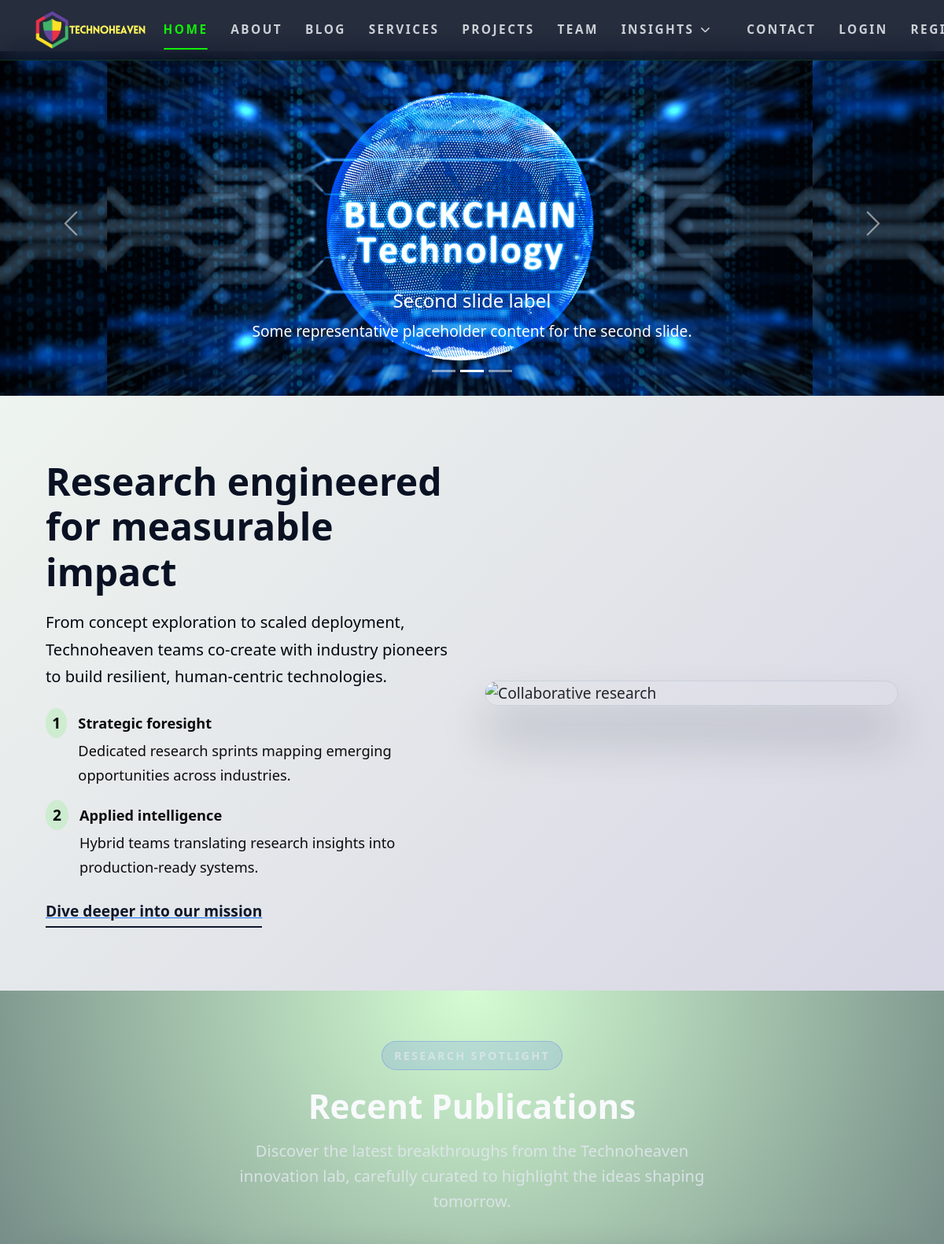
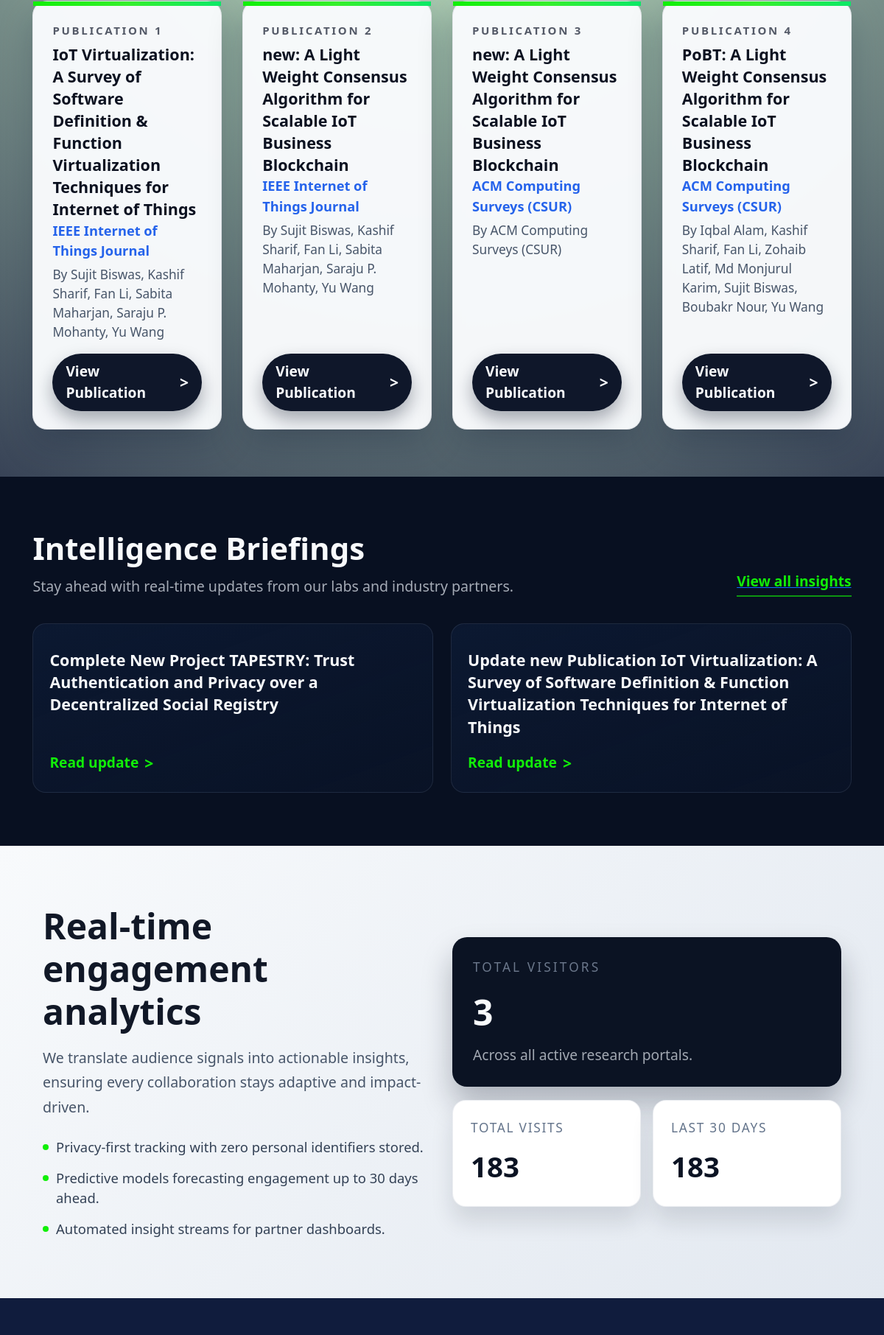
The page / (upper part) on the database its author committed (2 pictures, top to bottom).
### publication_project/models.py (models this page shows, shortened)
class Publication(models.Model):
    id = models.AutoField(auto_created=True, primary_key=True, serialize=False, verbose_name="ID")
    title = models.CharField(max_length=300)
    author = models.TextField()
    pages = models.CharField(max_length=255, blank=True, null=True)
    journal = models.TextField()
    cited_by = models.CharField(max_length=50)
    year = models.IntegerField()
    link = models.URLField()

### message/models.py (models this page shows, shortened)
class News(models.Model):
    date = models.CharField(max_length=200)
    news_title = models.TextField(max_length=200)
    link = models.URLField()

### reapp/views.py (the view)
# urls.py: 2. Add a URL to urlpatterns:  path('', views.home, name='home')
def home(request):
    x_forwarded_for = request.META.get('HTTP_X_FORWARDED_FOR')
    public_ip = x_forwarded_for.split(',')[0] if x_forwarded_for else request.META.get('REMOTE_ADDR')
    private_ip = request.META.get('REMOTE_ADDR')
    user_agent = request.META.get('HTTP_USER_AGENT', '')
    visitor, created = Visitor.objects.get_or_create(user_agent=user_agent)
    if created:
        visitor.ip_address = public_ip
        visitor.private_ip = private_ip
        visitor.update_location()
        visitor.visit_count = 1  # Set initial visit count to 1
        visitor.last_visit = timezone.now()  # Set the last visit time
    else:
        visitor.visit_count += 1
        visitor.last_visit = timezone.now()
    visitor.save()  # Save changes to the database
    total_visitors = Visitor.objects.count()
    total_visits = Visitor.objects.aggregate(total=Sum('visit_count'))['total']
    one_month_ago = timezone.now() - timedelta(days=30)
    last_month_visits = Visitor.objects.filter(last_visit__gte=one_month_ago).aggregate(
        total=Sum('visit_count')
    )['total']
    publications = Publication.objects.all().order_by('-id')
    news = News.objects.all()
    data = {
        'publications': publications,
        'news': news,
        'total_visitors': total_visitors,
        'total_visits': total_visits,
        'last_month_visits': last_month_visits,
    }
    return render(request, 'index.html', data)

### visitors_details/models.py (called while the page is built)
    def update_location(self):
        if not self.ip_address:
            return
        url = f"http://ip-api.com/json/{self.ip_address}"
        try:
            response = requests.get(url)
            if response.status_code == 200:
                data = response.json()
                if data['status'] == 'fail':
                    self.city = "Unknown"
                    self.country = "Unknown"
                else:
                    self.city = data.get("city", "Unknown")
                    self.country = data.get("country", "Unknown")
        except requests.RequestException:
            self.city = "Unknown"
            self.country = "Unknown"

### templates/index.html (shortened to what this page needs)
{% extends 'base.html' %}
{% load static %}
{% block content %}
<div class="container" style="height: 65px"></div>
    <div id="carouselExampleCaptions" class="carousel slide" data-bs-ride="false" style="max-height: 650px; overflow: hidden;">
    <div class="carousel-indicators">
        <button type="button" data-bs-target="#carouselExampleCaptions" data-bs-slide-to="0" class="active"
            aria-current="true" aria-label="Slide 1"></button>
        <button type="button" data-bs-target="#carouselExampleCaptions" data-bs-slide-to="1"
            aria-label="Slide 2"></button>
        <button type="button" data-bs-target="#carouselExampleCaptions" data-bs-slide-to="2"
            aria-label="Slide 3"></button>
    </div>
    <div class="carousel-inner">
        <div class="carousel-item">
            <img src="{% static 'images/ha1.png' %}" class="d-block w-100 h-75" alt="...">
            <div class="carousel-caption d-none d-md-block">
                <h5>Second slide label</h5>
                <p>Some representative placeholder content for the second slide.</p>
            </div>
        </div>
    </div>
    <button class="carousel-control-prev" type="button" data-bs-target="#carouselExampleCaptions"
        data-bs-slide="prev">
        <span class="carousel-control-prev-icon" aria-hidden="true"></span>
    </button>
    <button class="carousel-control-next" type="button" data-bs-target="#carouselExampleCaptions"
        data-bs-slide="next">
        <span class="carousel-control-next-icon" aria-hidden="true"></span>
    </button>
</div>
<section class="about-snapshot background--gray">
    <div class="container about-snapshot__grid">
        <div class="about-snapshot__copy">
            <h2>Research engineered for measurable impact</h2>
            <p>From concept exploration to scaled deployment, Technoheaven teams co-create with industry pioneers to build resilient, human-centric technologies.</p>
            <div class="about-snapshot__list">
                <div class="about-snapshot__item">
                    <span>1</span>
                    <div>
                        <p class="about-snapshot__item-title">Strategic foresight</p>
                        <p>Dedicated research sprints mapping emerging opportunities across industries.</p>
                    </div>
                </div>
                <div class="about-snapshot__item">
                    <span>2</span>
                    <div>
                        <p class="about-snapshot__item-title">Applied intelligence</p>
                        <p>Hybrid teams translating research insights into production-ready systems.</p>
                    </div>
                </div>
            </div>
            <a class="link-underline" href="{% url 'about' %}">Dive deeper into our mission</a>
        </div>
        <div class="about-snapshot__media">
            <img src="{% static 'images/home_ab.svg' %}" alt="Collaborative research">
        </div>
    </div>
</section>
{% with publications|slice:":4" as recent_publications %}
{% if recent_publications %}
<section class="recent-publications">
    <div class="container">
        <div class="section-heading">
            <span class="eyebrow">Research Spotlight</span>
            <h2>Recent Publications</h2>
            <p>Discover the latest breakthroughs from the Technoheaven innovation lab, carefully curated to highlight the ideas shaping tomorrow.</p>
        </div>
        <ul class="recent-publications__grid">
            {% for publication in recent_publications %}
            <li class="recent-publications__card">
                <span class="recent-publications__accent"></span>
                <div class="recent-publications__content">
                    <p class="recent-publications__index">Publication {{ forloop.counter }}</p>
                    <h3>{{ publication.title }}</h3>
                    <p class="recent-publications__journal">{{ publication.journal }}</p>
                    {% if publication.author %}
                    <p class="recent-publications__author">By {{ publication.author }}</p>
                    {% endif %}
                </div>
                {% if publication.link %}
                <a class="btn-pill btn-pill--dark" href="{{ publication.link }}" target="_blank" rel="noopener">View Publication<span>&gt;</span></a>
                {% endif %}
            </li>
            {% endfor %}
        </ul>
    </div>
</section>
{% endif %}
{% endwith %}
<section class="insights">
    <div class="container">
        <div class="insights__header">
            <div>
                <h2>Intelligence Briefings</h2>
                <p>Stay ahead with real-time updates from our labs and industry partners.</p>
            </div>
            <a class="link-underline link-underline--accent" href="{% url 'blog_list' %}">View all insights</a>
        </div>
        <div class="insights__grid">
            {% for single_news in news|slice:":3" %}
            <article class="insights__card">
                <div>
                    <h3>{{ single_news.news_title }}</h3>
                </div>
                <a class="insights__link" href="{{ single_news.link }}">Read update<span>&gt;</span></a>
            </article>
            {% empty %}
            <div class="insights__empty">No news available at the moment. Check back soon.</div>
            {% endfor %}
        </div>
    </div>
</section>
<section class="analytics">
    <div class="container analytics__grid">
        <div class="analytics__copy">
            <h2>Real-time engagement analytics</h2>
            <p>We translate audience signals into actionable insights, ensuring every collaboration stays adaptive and impact-driven.</p>
            <ul class="analytics__list">
                <li>Privacy-first tracking with zero personal identifiers stored.</li>
                <li>Predictive models forecasting engagement up to 30 days ahead.</li>
                <li>Automated insight streams for partner dashboards.</li>
            </ul>
        </div>
        <div class="analytics__stats">
            <div class="analytics__highlight">
                <p class="analytics__label">Total visitors</p>
                <p class="analytics__value">{{ total_visitors }}</p>
                <p class="analytics__caption">Across all active research portals.</p>
            </div>
            <div class="analytics__breakdown">
                <div class="analytics__tile">
                    <p class="analytics__tile-label">Total visits</p>
                    <p class="analytics__tile-value">{{ total_visits }}</p>
                </div>
                <div class="analytics__tile">
                    <p class="analytics__tile-label">Last 30 days</p>
                    <p class="analytics__tile-value">{{ last_month_visits }}</p>
                </div>
            </div>
        </div>
    </div>
</section>
{% endblock %}

### templates/base.html (style rules this page uses)
:root { --th-brand-900: #050b1a; --th-brand-800: #0b1f3a; --th-brand-border: rgba(91, 141, 247, 0.35); --th-surface-strong: rgba(8, 17, 35, 0.85); --th-surface-soft: rgba(8, 17, 35, 0.7); --th-accent-500: #00d4a8; --th-accent-soft: rgba(0, 212, 168, 0.16); --th-secondary-500: #4c6ef5; --th-text-primary: #e7eefc; --th-text-muted: rgba(226, 232, 240, 0.72); --th-radius-lg: 24px; --th-radius-md: 18px; --th-radius-sm: 12px; --th-shadow-xl: 0 32px 80px rgba(5, 17, 45, 0.45); --th-shadow-md: 0 18px 48px rgba(5, 17, 45, 0.35); --th-shadow-sm: 0 8px 24px rgba(5, 17, 45, 0.25); }
.eyebrow { display: inline-flex; align-items: center; gap: 0.4rem; letter-spacing: 0.16em; text-transform: uppercase; font-size: 0.75rem; font-weight: 600; color: rgba(226, 232, 240, 0.7); background: rgba(76, 110, 245, 0.16); border: 1px solid rgba(76, 110, 245, 0.3); border-radius: 999px; padding: 0.35rem 0.8rem; margin-bottom: 1.1rem; }

### rows shown on the page
Publication: title "IoT Virtualization: A Survey of Software Definition & Function Virtualization Techniques for Internet of Things", journal "IEEE Internet of Things Journal", author "Sujit Biswas, Kashif Sharif, Fan Li, Sabita Maharjan, Saraju P. Mohanty, Yu Wang"
Publication: title "new: A Light Weight Consensus Algorithm for Scalable IoT Business Blockchain", journal "IEEE Internet of Things Journal", author "Sujit Biswas, Kashif Sharif, Fan Li, Sabita Maharjan, Saraju P. Mohanty, Yu Wang"
Publication: title "new: A Light Weight Consensus Algorithm for Scalable IoT Business Blockchain", journal "ACM Computing Surveys (CSUR)", author "ACM Computing Surveys (CSUR)"
Publication: title "PoBT: A Light Weight Consensus Algorithm for Scalable IoT Business Blockchain", journal "ACM Computing Surveys (CSUR)", author "Iqbal Alam, Kashif Sharif, Fan Li, Zohaib Latif, Md Monjurul Karim, Sujit Biswas, Boubakr Nour, Yu Wang"
News: news_title "Complete New Project TAPESTRY: Trust Authentication and Privacy over a Decentralized Social Registry"
News: news_title "Update new Publication IoT Virtualization: A Survey of Software Definition & Function Virtualization Techniques for Internet of Things"

### other values the page prints
{{ total_visitors }} "3"
{{ total_visits }} "183"
{{ last_month_visits }} "183"
